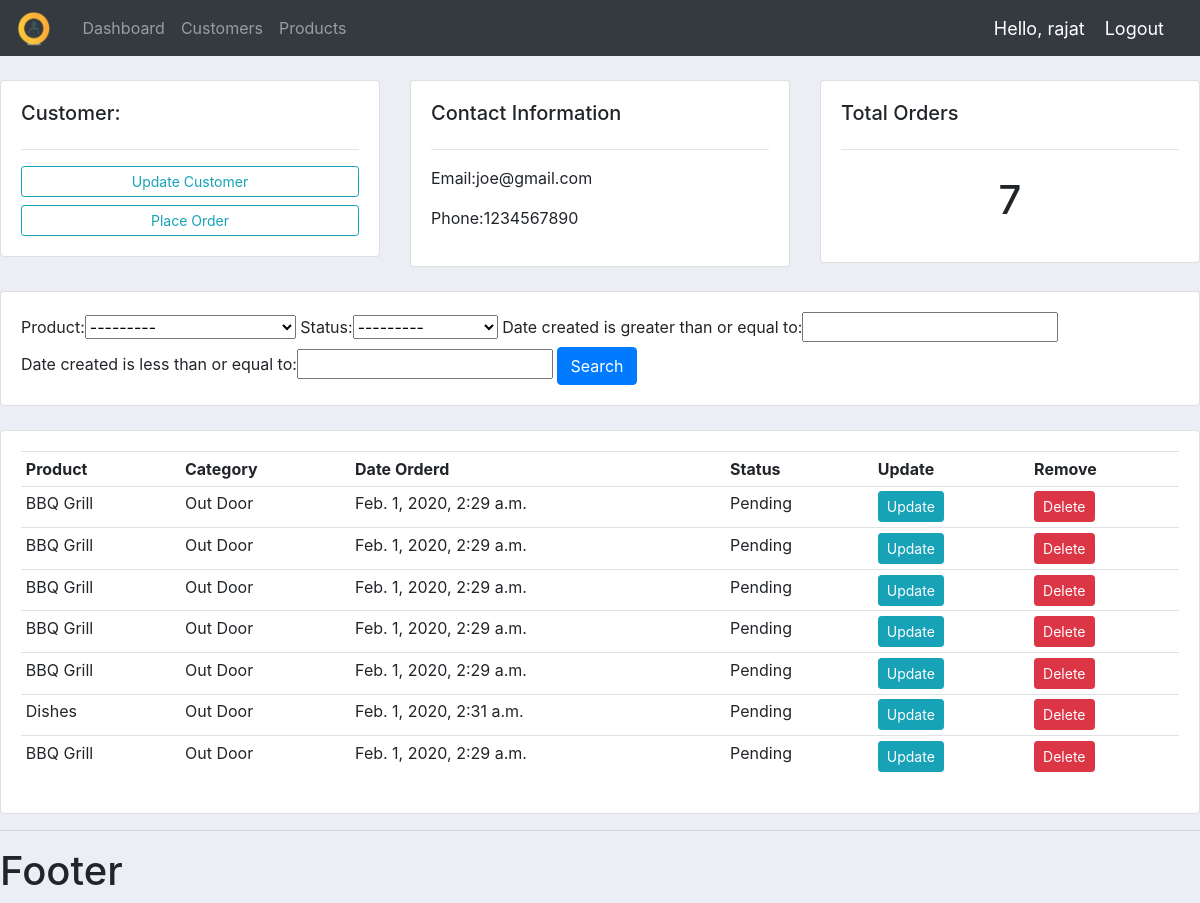
/accounts/customers/1/ (signed in), run on the app's committed database.
### accounts/models.py (models this page shows, shortened)
class Customer(models.Model):
    name = models.CharField(max_length=200, null=True)
    phone = models.CharField(max_length=200, null=True)
    email = models.CharField(max_length=200, null=True)
    date_created = models.DateTimeField(auto_now_add=True, null=True)

class Order(models.Model):
    status = (
        ('Pending', 'Pending'),
        ('Out For Delivery', 'Out For Delivery'),
        ('Delivered', 'Delivered')
    )
    customer = models.ForeignKey(Customer, null=True, on_delete=models.SET_NULL)
    product = models.ForeignKey(Product, null=True, on_delete=models.SET_NULL)
    date_created = models.DateTimeField(auto_now_add=True, null=True)
    status = models.CharField(max_length=200, null=True, choices=status)

class Product(models.Model):
    category = (
        ('Indoor', 'Indoor'),
        ('Out Door', 'Out Door')
    )
    name = models.CharField(max_length=200, null=True)
    prize = models.FloatField(null=True)
    category = models.CharField(max_length=200, null=True,choices=category)
    description = models.CharField(max_length=200, null=True, blank=True)
    date_created = models.DateTimeField(auto_now_add=True, null=True)
    tags = models.ManyToManyField(Tag)
    def __str__(self):
        return self.name+"      "+str(self.prize)+"      "+self.category

### accounts/views.py (the view)
# urls.py: path('customers/<str:id>/', views.customers, name="customers"),
@login_required(login_url='login')
def customers(request, id):
    customer = Customer.objects.get(id=id)
    orders = customer.order_set.all();
    totalOrders = orders.count();
    myFilter = OrderFilter(request.GET, queryset=orders)
    orders = myFilter.qs
    context = {
        'customer': customer,
        'orders': orders,
        'totalOrders': totalOrders,
        'myFilter': myFilter
    }
    return render(request, 'accounts/customer.html', context)

### accounts/templates/accounts/customer.html
{% extends 'accounts/main.html' %}
{% block content %}
    <br>
    <div class="row">
        <div class="col-md">
            <div class="card card-body">
                <h5>Customer:</h5>
                <hr>
                <a class="btn btn-outline-info  btn-sm btn-block" href="">Update Customer</a>
                <a class="btn btn-outline-info  btn-sm btn-block" href="{% url 'create_order'  customer.id %}">Place Order</a>
            </div>
        </div>
        <div class="col-md">
            <div class="card card-body">
                <h5>Contact Information</h5>
                <hr>
                <p>Email:{{customer.email}}</p>
                <p>Phone:{{ customer.phone }}</p>
            </div>
        </div>
        <div class="col-md">
            <div class="card card-body">
                <h5>Total Orders</h5>
                <hr>
                <h1 style="text-align: center;padding: 10px">{{ totalOrders }}</h1>
            </div>
        </div>
    </div>
    <br>
    <div class="row">
        <div class="col">
            <div class="card card-body">
                <form method="get">
                    {{ myFilter.form }}
                    <button class="btn btn-primary" type="submit">Search</button>
              </form>
            </div>
        </div>
    </div>
    <br>
    <div class="row">
        <div class="col-md">
            <div class="card card-body">
                <table class="table table-sm">
                    <tr>
                        <th>Product</th>
                        <th>Category</th>
                        <th>Date Orderd</th>
                        <th>Status</th>
                        <th>Update</th>
                        <th>Remove</th>
                    </tr>
                    {% for order in orders %}
                        <tr>
                            <td>{{ order.product.name }}</td>
                            <td>{{ order.product.category }}</td>
                            <td>{{ order.product.date_created }}</td>
                            <td>{{ order.status }}</td>
                            <td><a href="{% url 'update_order' order.id %}" class="btn btn-sm btn-info">Update</a></td>
                        <td><a href="{% url 'delete_order' order.id %}" class="btn btn-sm btn-danger">Delete</a></td>
                        </tr>
                    {% endfor %}
                </table>
            </div>
        </div>
    </div>
{% endblock %}

### accounts/templates/accounts/navbar.html (shortened to what this page needs)
{% load static %}
<nav class="navbar navbar-expand-lg navbar-dark bg-dark">
  <a class="navbar-brand" href="#"><img id="logo" src="{% static '/images/logo.png' %}"></a>
  <div class="collapse navbar-collapse" id="navbarNavAltMarkup">
    <div class="navbar-nav">
      <a class="nav-item nav-link" href="{% url 'home' %}">Dashboard</a>
      <a class="nav-item nav-link" href="#">Customers</a>
      <a class="nav-item nav-link" href="{% url 'products' %}">Products</a>
    </div>
  </div>
    <span class="hello-msg">Hello, {{ request.user }}</span>
    <span><a class="hello-msg" href="{% url 'logout' %}">Logout</a></span>
</nav>

### Static/css/main.css (style rules this page uses)
#logo { height: 100%; width: 100%; }
.navbar-brand { display: inline-block; height: 3%; width: 3%; margin: 0; padding:0; margin-right: 2%; }
body { background-color: #ebeff5; }

### accounts/templates/accounts/navbar.html (style rules this page uses)
.hello-msg { font-size: 18px; color: #fff; margin-right: 20px; }

### data on the page
Customer: email "joe@gmail.com", phone "1234567890"
Order: product.name "BBQ Grill", product.category "Out Door", product.date_created "Feb. 1, 2020, 2:29 a.m.", status "Pending"
Order: product.name "BBQ Grill", product.category "Out Door", product.date_created "Feb. 1, 2020, 2:29 a.m.", status "Pending"
Order: product.name "BBQ Grill", product.category "Out Door", product.date_created "Feb. 1, 2020, 2:29 a.m.", status "Pending"
Order: product.name "BBQ Grill", product.category "Out Door", product.date_created "Feb. 1, 2020, 2:29 a.m.", status "Pending"
Order: product.name "BBQ Grill", product.category "Out Door", product.date_created "Feb. 1, 2020, 2:29 a.m.", status "Pending"
Order: product.name "Dishes", product.category "Out Door", product.date_created "Feb. 1, 2020, 2:31 a.m.", status "Pending"
Order: product.name "BBQ Grill", product.category "Out Door", product.date_created "Feb. 1, 2020, 2:29 a.m.", status "Pending"

### other printed values
{{ request.user }} "rajat"
{{ totalOrders }} "7"
